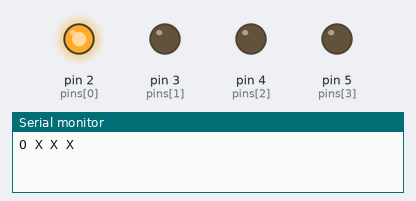
Bench run of a sketch on a simulated Arduino Uno, built with avr-gcc and run on an emulated ATmega328P. Shown: output pins drawn as LEDs (lit = HIGH), the last lines printed to the serial monitor.

Above: at 0.2 s.
At 1.2 s:
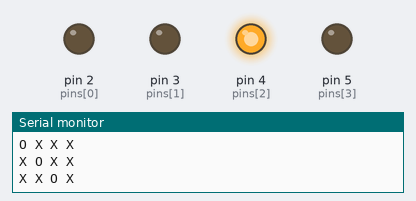
At 2.7 s:
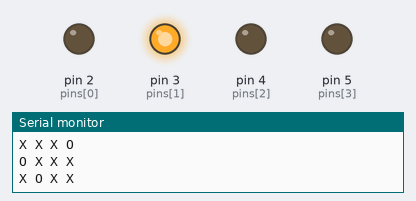
At 3.7 s:
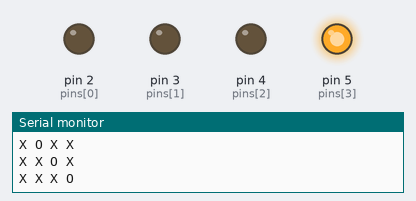
Timing chart, 0 to 4.6 s (numbered marks = the images above):
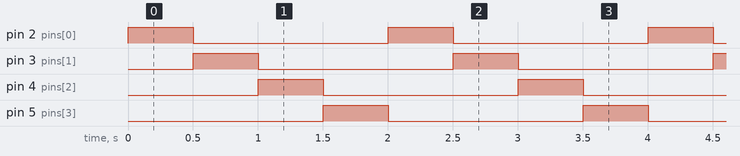

The sketch:

LAB3_2.ino
```cpp
int pins[] = {2, 3, 4, 5};
int state = 0;

void setup() {
  Serial.begin(9600);
  for (int i = 0; i < 4; ++i) {
    pinMode(pins[i], OUTPUT);
    digitalWrite(pins[i], LOW);
  };

}

void loop() {
  for (int i = 0; i < 4; ++i) {
    if (i == state) {
      Serial.print("O ");
      digitalWrite(pins[i], HIGH);
    } else {
      Serial.print("X ");
      digitalWrite(pins[i], LOW);
    }
  }
  Serial.println();
  state = (state + 1) % 4;
  delay(500);
}
```

Measured:
- by itself, pin 2 (pins[0]), pin 3 (pins[1]), pin 4 (pins[2]), pin 5 (pins[3]): alternates HIGH for 0.50 s and LOW for 1.5 s
- by itself, everything shown: repeats every 2.0 s, in 4 steps
